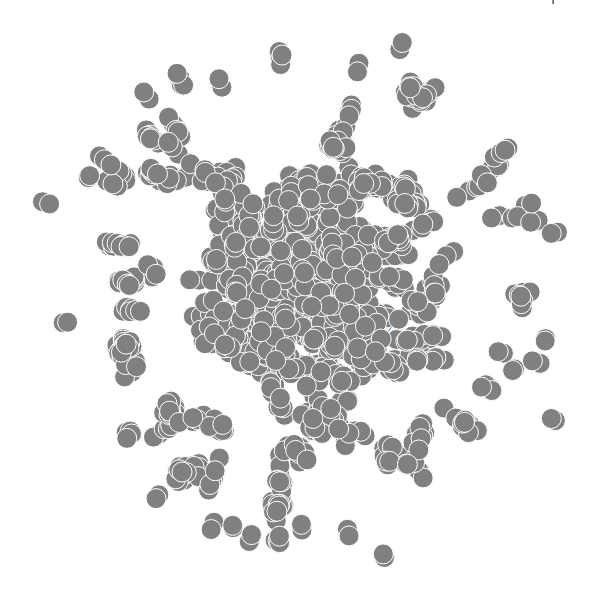

The notebook cell saved with this chart:
### Markdown cell above
# All Cohesin ChiA-PET interactions<br>recovered on Chromosome 6 of hESC

### Code cell
layout["title"] = "All Cohesin-SMC1 ChiA-PET DNA interactions within \n" + chrom_filt + " of " + dna_int_graph.graph["species"]

#make node trace
position=nx.spring_layout(dna_int_graph,dim=2)    
traceN = go.Scatter(x=[], y=[], mode="markers", text=[],marker=go.Marker(color=[],size=[],opacity=[]))
traceN["name"] = ""
traceN["hoverinfo"] = "text"
for node in dna_int_graph.nodes(data=True):
    text_node = node[0]
    traceN["text"].append(text_node.replace("\n","<br>"))
    traceN["marker"]["color"].append("grey")
    traceN["marker"]["size"].append(20)
    traceN["marker"]["opacity"].append(1)
    traceN["x"].append(position[node[0]][0])
    traceN["y"].append(position[node[0]][1])

#make edge trace and annotations
traceE = go.Scatter(x=[], y=[], mode="lines", hoverinfo = "none")
traceE["name"] = ""
traceE["line"]["width"] = 1
for edge in dna_int_graph.edges(data=True):
    traceE["x"] += [position[edge[0]][0],position[edge[1]][0], None]
    traceE["y"] += [position[edge[0]][1],position[edge[1]][1], None]
data = go.Data([traceE, traceN])
fig = go.Figure(data=data, layout=layout)
plotly.offline.iplot(fig)

### Figure 1 — Plotly figure (JSON) as saved in the notebook; plotly's stock layout.template omitted (floating-point values rounded to 4 significant figures; data arrays with more than 128 entries replaced by an {"elided": "..."} marker saying what was removed)
{"data": [{"hoverinfo": "none", "line": {"width": 1}, "mode": "lines", "name": "", "type": "scatter", "x": {"elided": "7497 float values"}, "y": {"elided": "7497 float values"}}, {"hoverinfo": "text", "marker": {"color": {"elided": "1550 str values"}, "opacity": {"elided": "1550 int values"}, "size": {"elided": "1550 int values"}}, "mode": "markers", "name": "", "text": {"elided": "1550 str values"}, "type": "scatter", "x": {"elided": "1550 float values"}, "y": {"elided": "1550 float values"}}], "layout": {"height": 600, "hovermode": "closest", "margin": {"b": 0, "l": 0, "r": 0, "t": 0}, "scene": {"xaxis": {"showbackground": false, "showgrid": false, "showline": false, "showticklabels": false, "title": "", "zeroline": false}, "yaxis": {"showbackground": false, "showgrid": false, "showline": false, "showticklabels": false, "title": "", "zeroline": false}, "zaxis": {"showbackground": false, "showgrid": false, "showline": false, "showticklabels": false, "title": "", "zeroline": false}}, "showlegend": false, "title": "All Cohesin-SMC1 ChiA-PET DNA interactions within \nchr16 of Homo Sapiens", "width": 600, "xaxis": {"showbackground": false, "showgrid": false, "showline": false, "showticklabels": false, "title": "", "zeroline": false}, "yaxis": {"showbackground": false, "showgrid": false, "showline": false, "showticklabels": false, "title": "", "zeroline": false}}}
